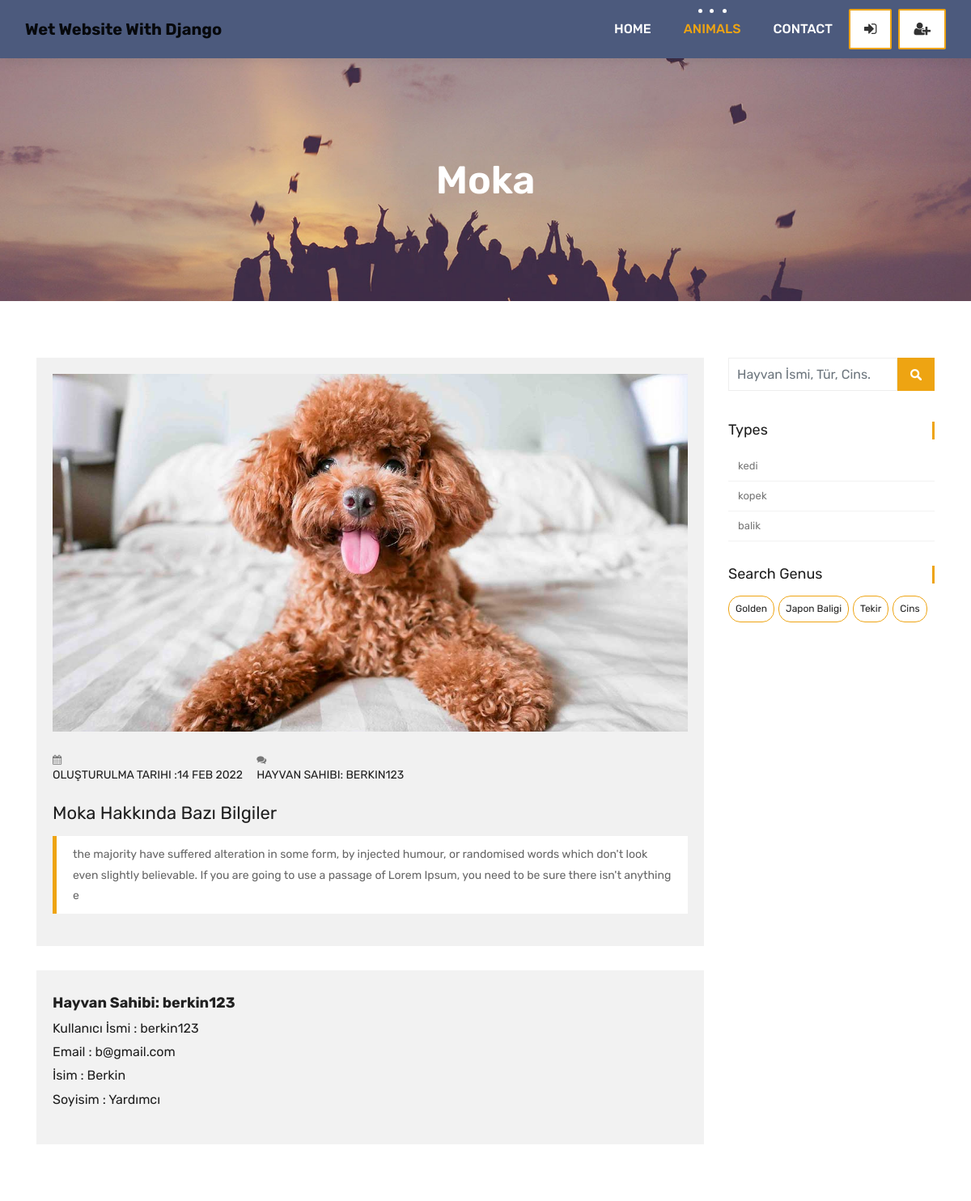
The app's page /animals/kopek/17 with its own data.
### animals/models.py (models this page shows, shortened)
class Animal(models.Model):
    owner = models.ForeignKey(User, on_delete=models.CASCADE, related_name='owner')
    type = models.ForeignKey(Type,on_delete=models.DO_NOTHING, related_name='type')
    genus = models.ForeignKey(Genus,on_delete=models.DO_NOTHING, blank=True, null=True)
    followers = models.ManyToManyField(User, blank=True, related_name='animal_follower')
    name = models.CharField(max_length=50)
    age = models.IntegerField()
    available = models.BooleanField(default=True)
    description = models.TextField(blank=True)
    image = models.ImageField(upload_to="animal/%Y/%m/%d/")
    created = models.DateTimeField(auto_now=True)

class Type(models.Model):
    name = models.CharField(max_length=50, null=True)
    slug = models.SlugField(max_length=50, unique=True, null=True)

class Genus(models.Model):
    name = models.CharField(max_length=50, null=True)
    slug = models.SlugField(max_length=50, unique=True, null=True)

### animals/views.py (the view)
# urls.py: path('<slug:type_slug>/<int:animal_id>', views.animal_detail, name="animal_detail"),
def animal_detail(request, type_slug, animal_id):
    current_user = request.user
    animal = Animal.objects.get(type__slug = type_slug, id = animal_id )
    animals = Animal.objects.all().order_by('-created')
    types = Type.objects.all()
    genus = Genus.objects.all()
    if current_user.is_authenticated:
        followed_animals = current_user.animal_follower.all()
    else:
        followed_animals= animals
    context = {'animal': animal,'followed_animals': followed_animals,'types':types,'genus':genus}
    return render(request,'animal_detail.html',context)

### templates/animal_detail.html (shortened to what this page needs)
{% extends 'partials/_base.html'%}
{% load static %}
{% block content %}
<div class="all-title-box">
	<div class="container text-center">
		<h1>{{animal.name}}</span></h1>
	</div>
</div>
<div id="overviews" class="section wb">
	<div class="container">
		<div class="row">
			<div class="col-lg-9 blog-post-single">
				<div class="blog-item">
					<div class="image-blog">
						<img src="{{animal.image.url}}" alt="" class="img-fluid">
					</div>
					<div class="post-content">
						<div class="meta-info-blog">
							<span><i class="fa fa-calendar"></i> <h5>Oluşturulma Tarihi :{{animal.created|date:'d M Y'}}</a></h3></span>
							<span><i class="fa fa-comments"></i> <h5> Hayvan sahibi: {{animal.owner.username}}</h5> </span>
						</div>
						<div class="blog-title">
							<h2> {{animal.name}} Hakkında Bazı Bilgiler</h2>
						</div>
						<div class="blog-desc">
							<blockquote class="default">
								{{animal.description}}
							</blockquote>
						</div>
					</div>
				</div>
				<div class="blog-author">
					<div class="author-bio">
						<h3 class="author_name">
							<h3> <strong><a href="{% url 'user_detail' animal.owner.id %}"> Hayvan Sahibi: {{animal.owner.username}}</a> </strong></h3>
							<h5> Kullanıcı İsmi : {{animal.owner.username}}</h5>
							<h5> Email : {{animal.owner.email}}</h5>
							<h5> İsim : {{animal.owner.first_name}}</h5>
							<h5> Soyisim : {{animal.owner.last_name}}</h5>
					</div>
				</div>
			</div>
			<div class="col-lg-3 col-12 right-single">
				<div class="widget-search">
					<div class="site-search-area">
						<form method="get" id="site-searchform" action="#">
							<div>
								<input class="input-text form-control" name="search-k" id="search-k"
									placeholder="Hayvan İsmi, Tür, Cins." type="text">
								<input id="searchsubmit" value="Search" type="submit">
							</div>
						</form>
					</div>
				</div>
				<div class="widget-categories">
					<h3 class="widget-title">Types</h3>
					<ul>
						{% for type in types %}
						<li><a href="{% url 'animals_by_type' type.slug %}">{{type.name}}</a></li>
						{% endfor %}
					</ul>
				</div>
				<div class="widget-tags">
					<h3 class="widget-title">Search Genus</h3>
					<ul class="tags">
						{% for genu in genus %}
						<li><a href="{% url 'animals_by_genus' genu.slug %}"> {% if genu.slug in request.path %}
								<b>{{genu.name}}</b>
								{% else %}{{genu.name}}{% endif %} </a></li>
						{% endfor %}
					</ul>
				</div>
			</div>
		</div>
	</div>
</div>
{% endblock %}

### static/style.css (style rules this page uses)
body { color: #333333; font-size: 14px; font-family: 'Rubik', sans-serif; line-height: 1.80857; }
html, body { height: 100%; }
a { color: #1f1f1f; text-decoration: none !important; outline: none !important; -webkit-transition: all .3s ease-in-out; -moz-transition: all .3s ease-in-out; -ms-transition: all .3s ease-in-out; -o-transition: all .3s ease-in-out; transition: all .3s ease-in-out; }
h1, h2, h3, h4, h5, h6 { letter-spacing: 0; font-weight: normal; position: relative; padding: 0 0 10px 0; font-weight: normal; line-height: 120% !important; color: #1f1f1f; margin: 0 }
h1 { font-size: 24px }
h2 { font-size: 22px }
h3 { font-size: 18px }
h5 { font-size: 14px }
h1 a, h2 a, h3 a, h4 a, h5 a, h6 a { color: #212121; text-decoration: none!important; opacity: 1 }
a { color: #1f1f1f; text-decoration: none; outline: none; }
a, .btn { text-decoration: none !important; outline: none !important; -webkit-transition: all .3s ease-in-out; -moz-transition: all .3s ease-in-out; -ms-transition: all .3s ease-in-out; -o-transition: all .3s ease-in-out; transition: all .3s ease-in-out; }
blockquote { margin: 20px 0 20px; padding: 30px; }
.section { display: block; position: relative; overflow: hidden; padding: 70px 0; }
.section.wb { background-color: #ffffff; }
.all-title-box { background: url(images/banner.jpg)no-repeat; -webkit-background-size: cover; -moz-background-size: cover; -o-background-size: cover; background-size: cover; background-position: center; min-height: 300px; }
.all-title-box h1 { color: #fff; font-weight: 600; text-transform: capitalize; padding-top: 11%; font-size: 48px; line-height: 0px; }
.blog-item { background: #f1f1f1; padding: 20px; }
.image-blog img { padding: 0 !important; width: 100%; margin: 0 !important; opacity: 1; -ms-filter: "progid:DXImageTransform.Microsoft.Alpha(Opacity=100)"; -moz-opacity: 1; -khtml-opacity: 1; -webkit-transition: all 150ms ease-in-out; -moz-transition: all 150ms ease-in-out; -o-transition: all 150ms ease-in-out; -ms-transition: all 150ms ease-in-out; transition: all 150ms ease-in-out; }
.blog-item .meta-info-blog { margin-top: 25px; padding: 0; text-transform: uppercase; font-size: 12px; font-weight: 300; }
.meta-info-blog > span { display: inline-block; padding-right: 14px; color: #777; }
.blog-title > h2 { margin: 15px 0; padding: 0px; }
blockquote { padding: 10px 20px; margin: 0 0 20px; font-size: 17.5px; border-left: 5px solid #ffffff; }
blockquote.default { border-color: #eea412; color: #666; background: #ffffff; font-size: inherit; }
.blog-author { background: #f2f2f2; overflow: hidden; position: relative; margin-top: 30px; }
.author-bio { display: block; float: left; padding: 20px; position: relative; width: 75%; }
.author-bio h5 { font-size: 16px; }
.right-single .widget-search { margin-bottom: 30px; position: relative; display: inline-block; width: 100%; }
#site-searchform .form-control { border: 1px solid #eee; background-color: #fff; width: 82%; height: 41px; padding: 5px 10px 5px 10px; color: #999; float: left; border-radius: 0; }
#site-searchform #searchsubmit { float: left; width: 18%; height: 41px; cursor: pointer; text-indent: -5555em; line-height: 100; overflow: hidden; background: #eea412 url(images/search-icon.png) no-repeat center 14px; border: 0; transition: all 0.4s ease-in-out; -webkit-transition: all 0.4s ease-in-out; -moz-transition: all 0.4s ease-in-out; -ms-transition: all 0.4s ease-in-out; -o-transition: all 0.4s ease-in-out; }
.widget-categories { margin-bottom: 30px; }
.widget-categories .widget-title { font-size: 18px; font-weight: 400; padding: 0px; margin-bottom: 15px; border-right: 3px solid #eea412; }
.widget-categories ul { list-style: none; margin: 0px; padding: 0px; }
.widget-categories ul li { border-bottom: 1px solid #f2f2f2; font-size: 12px; line-height: 20px; padding: 8px 2px 8px 12px; }
.widget-categories ul li a { color: #777; font-size: 13px; }
.widget-tags .widget-title { font-size: 18px; font-weight: 400; padding: 0px; margin-bottom: 15px; border-right: 3px solid #eea412; }
.widget-tags .tags { list-style: none; margin: 0px; padding: 0px; }
.tags li { float: left; padding: 0px; margin: 0px 5px 5px 0px; list-style-type: none; line-height: 25px; }
.tags li a { border-radius: 15px; border: 1px solid #eea412; color: #212121; text-transform: capitalize; float: left; font-size: 12px; padding: 3px 8px; -webkit-transition: all 0.2s; -moz-transition: all 0.2s; -ms-transition: all 0.2s; -o-transition: all 0.2s; transition: all 0.2s; }

### records on screen
Animal: name "Moka", image (picture), created "14 FEB 2022", owner.username "BERKIN123", description "the majority have suffered alteration in some form, by injected humour, or randomised words which don't look even slightly believable. If you are going to use a passage of Lorem Ipsum, you need to be sure there isn't anything e", owner.username "berkin123", owner.email "b@gmail.com", owner.first_name "Berkin", owner.last_name "Yardımcı"
Type: name "kedi"
Type: name "kopek"
Type: name "balik"
Genus: name "Golden"
Genus: name "Japon Baligi"
Genus: name "Tekir"
Genus: name "Cins"
